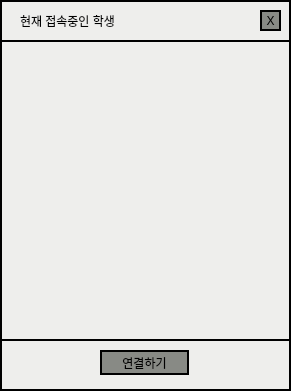
   <widget class="QWidget" name="select_widget" native="true">
    <property name="geometry">
     <rect>
      <x>400</x>
      <y>80</y>
      <width>291</width>
      <height>391</height>
     </rect>
    </property>
    <property name="styleSheet">
     <string notr="true">background-color: rgb(238, 238, 236);
border-style: solid;
border-width: 2px;
border-color: balck;</string>
    </property>
    <widget class="QLabel" name="label_10">
     <property name="geometry">
      <rect>
       <x>20</x>
       <y>10</y>
       <width>151</width>
       <height>21</height>
      </rect>
     </property>
     <property name="styleSheet">
      <string notr="true">border-style: solid;
border-width: 0px;
border-color: balck;</string>
     </property>
     <property name="text">
      <string>현재 접속중인 학생</string>
     </property>
    </widget>
    <widget class="QPushButton" name="exit_st">
     <property name="geometry">
      <rect>
       <x>260</x>
       <y>10</y>
       <width>21</width>
       <height>21</height>
      </rect>
     </property>
     <property name="palette">
      <palette>
       <active>
        <colorrole role="Button">
         <brush brushstyle="SolidPattern">
          <color alpha="255">
           <red>136</red>
           <green>138</green>
           <blue>133</blue>
          </color>
         </brush>
        </colorrole>
        <colorrole role="Base">
         <brush brushstyle="SolidPattern">
          <color alpha="255">
           <red>136</red>
           <green>138</green>
           <blue>133</blue>
          </color>
         </brush>
        </colorrole>
        <colorrole role="Window">
         <brush brushstyle="SolidPattern">
          <color alpha="255">
           <red>136</red>
           <green>138</green>
           <blue>133</blue>
          </color>
         </brush>
        </colorrole>
       </active>
       <inactive>
        <colorrole role="Button">
         <brush brushstyle="SolidPattern">
          <color alpha="255">
           <red>136</red>
           <green>138</green>
           <blue>133</blue>
          </color>
         </brush>
        </colorrole>
        <colorrole role="Base">
         <brush brushstyle="SolidPattern">
          <color alpha="255">
           <red>136</red>
           <green>138</green>
           <blue>133</blue>
          </color>
         </brush>
        </colorrole>
        <colorrole role="Window">
         <brush brushstyle="SolidPattern">
          <color alpha="255">
           <red>136</red>
           <green>138</green>
           <blue>133</blue>
          </color>
         </brush>
        </colorrole>
       </inactive>
       <disabled>
        <colorrole role="Button">
         <brush brushstyle="SolidPattern">
          <color alpha="255">
           <red>136</red>
           <green>138</green>
           <blue>133</blue>
          </color>
         </brush>
        </colorrole>
        <colorrole role="Base">
         <brush brushstyle="SolidPattern">
          <color alpha="255">
           <red>136</red>
           <green>138</green>
           <blue>133</blue>
          </color>
         </brush>
        </colorrole>
        <colorrole role="Window">
         <brush brushstyle="SolidPattern">
          <color alpha="255">
           <red>136</red>
           <green>138</green>
           <blue>133</blue>
          </color>
         </brush>
        </colorrole>
       </disabled>
      </palette>
     </property>
     <property name="styleSheet">
      <string notr="true">QPushButton{
background-color: rgb(136, 138, 133);
border-style: solid;
border-radius: 15px
}
QPushButton:hover{
background-color: rgb(180, 255, 255);
border-style: solid;
border-radius: 15px}

QPushButton:pressed{
background-color: rgb(100, 255, 255);
border-style: solid;
border-radius: 15px}
</string>
     </property>
     <property name="text">
      <string>X</string>
     </property>
    </widget>
    <widget class="QWidget" name="verticalLayoutWidget">
     <property name="geometry">
      <rect>
       <x>0</x>
       <y>40</y>
       <width>291</width>
       <height>301</height>
      </rect>
     </property>
     <layout class="QVBoxLayout" name="verticalLayout">
      <item>
       <widget class="QListWidget" name="listWidget"/>
      </item>
     </layout>
    </widget>
    <widget class="QPushButton" name="conect_btn">
     <property name="geometry">
      <rect>
       <x>100</x>
       <y>350</y>
       <width>89</width>
       <height>25</height>
      </rect>
     </property>
     <property name="styleSheet">
      <string notr="true">QPushButton{
background-color: rgb(136, 138, 133);
border-style: solid;
border-radius: 15px
}
QPushButton:hover{
background-color: rgb(180, 255, 255);
border-style: solid;
border-radius: 15px}

QPushButton:pressed{
background-color: rgb(100, 255, 255);
border-style: solid;
border-radius: 15px}
</string>
     </property>
     <property name="text">
      <string>연결하기</string>
     </property>
    </widget>
   </widget>
